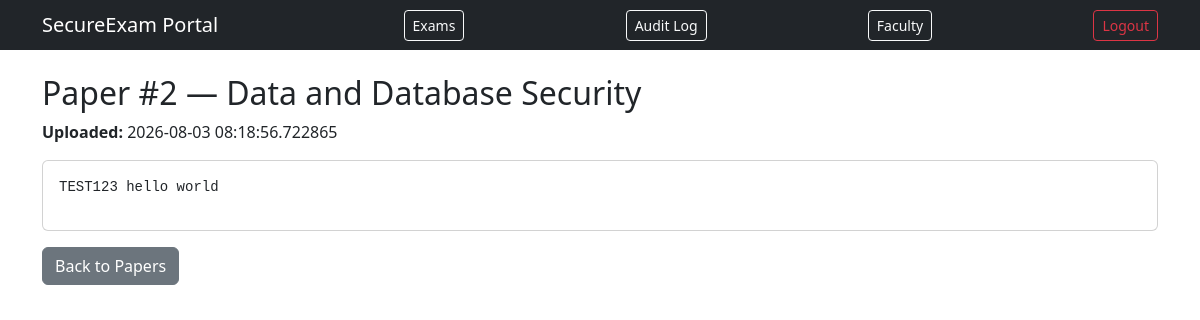
Page /exams/1/papers/2/view (signed in) on the committed database.
### app/models.py (models this page shows)
class Paper(db.Model):
    id = db.Column(db.Integer, primary_key=True)
    exam_id = db.Column(db.Integer, db.ForeignKey('exam.id'), nullable=False)
    setter_id = db.Column(db.Integer, db.ForeignKey('user.id'), nullable=False)
    encrypted_content = db.Column(db.LargeBinary, nullable=False)
    uploaded_at = db.Column(db.DateTime, default=datetime.utcnow)

class Exam(db.Model):
    id = db.Column(db.Integer, primary_key=True)
    subject = db.Column(db.String(120), nullable=False)
    scheduled_start = db.Column(db.DateTime, nullable=False)
    duration_minutes = db.Column(db.Integer, nullable=False)

### app/exams/routes.py (the view)
@exams_bp.route('/exams/<int:exam_id>/papers/<int:paper_id>/view')
@login_required
def view_paper(exam_id, paper_id):
    exam = Exam.query.get_or_404(exam_id)
    paper = Paper.query.get_or_404(paper_id)
    is_owner = (paper.setter_id == current_user.id)
    is_coordinator = (current_user.role == 'coordinator')
    if not (is_owner or is_coordinator):
        log_access(user_id=current_user.id, action='ACCESS_DENIED', paper_id=paper.id)
        abort(403)
    decrypted_content = decrypt_text(paper.encrypted_content)
    log_access(user_id=current_user.id, action='VIEW_PAPER', paper_id=paper.id)
    return render_template('exams/view_paper.html', exam=exam, paper=paper, decrypted_content=decrypted_content)

### app/__init__.py (called while the page is built)
def create_app():
    app = Flask(__name__)
    app.config['SECRET_KEY'] = os.getenv('SECRET_KEY')
    app.config['SQLALCHEMY_DATABASE_URI'] = os.getenv('DATABASE_URL')
    db.init_app(app)
    login_manager.init_app(app)
    login_manager.login_view = 'auth.login'
    from app.models import User
    @login_manager.user_loader
    def load_user(user_id):
        return User.query.get(int(user_id))
    from app.auth.routes import auth_bp
    from app.exams.routes import exams_bp
    from app.faculty.routes import faculty_bp
    app.register_blueprint(auth_bp)
    app.register_blueprint(exams_bp)
    app.register_blueprint(faculty_bp)
    @app.route('/')
    def home():
        from flask import render_template
        return render_template('home.html')
    return app

### app/audit.py (called while the page is built)
def log_access(user_id, action, paper_id=None):
    entry = AuditLog(
        user_id=user_id,
        action=action,
        paper_id=paper_id,
        ip_address=request.remote_addr,
        timestamp=datetime.utcnow()
    )
    db.session.add(entry)
    db.session.commit()

### app/crypto_utils.py (called while the page is built)
def get_key():
    key_b64 = os.getenv('ENCRYPTION_KEY')
    return base64.b64decode(key_b64)

def decrypt_text(blob: bytes) -> str:
    key = get_key()
    aesgcm = AESGCM(key)
    nonce = blob[:12]
    ciphertext = blob[12:]
    plaintext = aesgcm.decrypt(nonce, ciphertext, None)
    return plaintext.decode()

### app/templates/exams/view_paper.html
{% extends "base.html" %}
{% block content %}
<h2>Paper #{{ paper.id }} — {{ exam.subject }}</h2>
<p><strong>Uploaded:</strong> {{ paper.uploaded_at }}</p>
<div class="card">
  <div class="card-body">
    <pre style="white-space: pre-wrap;">{{ decrypted_content }}</pre>
  </div>
</div>
<a href="{{ url_for('exams.list_papers', exam_id=exam.id) }}" class="btn btn-secondary mt-3">Back to Papers</a>
{% endblock %}

### rows in the picture
Paper: id "2", uploaded_at "2026-08-03 08:18:56.722865"
Exam: subject "Data and Database Security"

### other values in the picture
{{ decrypted_content }} "TEST123 hello world"
